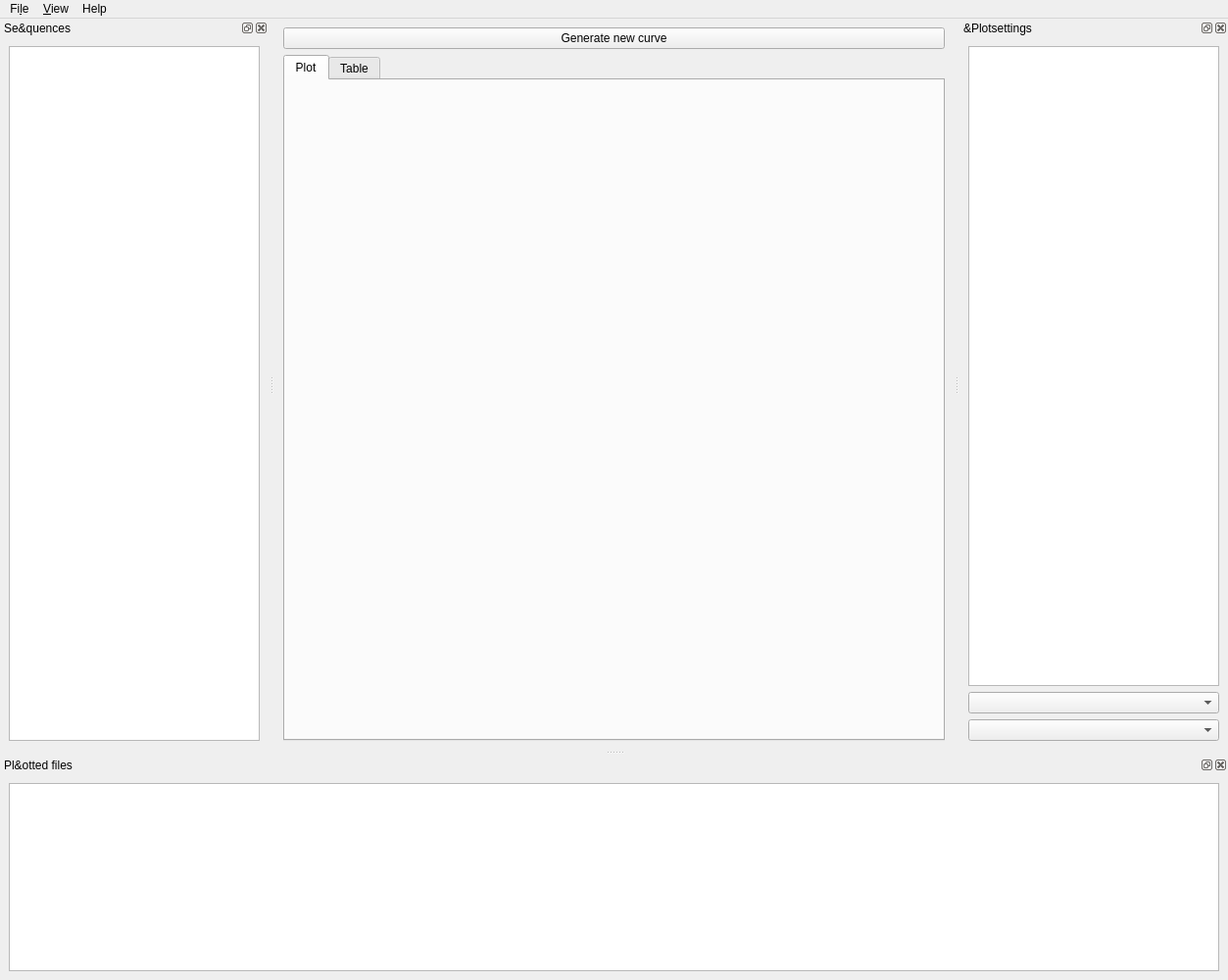
<?xml version="1.0" encoding="UTF-8"?>
<ui version="4.0">
 <class>mainWindow</class>
 <widget class="QMainWindow" name="mainWindow">
  <property name="geometry">
   <rect>
    <x>0</x>
    <y>0</y>
    <width>1253</width>
    <height>1000</height>
   </rect>
  </property>
  <property name="windowTitle">
   <string>RD Plot</string>
  </property>
  <widget class="QWidget" name="centralwidget">
   <property name="sizePolicy">
    <sizepolicy hsizetype="Expanding" vsizetype="Expanding">
     <horstretch>0</horstretch>
     <verstretch>0</verstretch>
    </sizepolicy>
   </property>
   <layout class="QGridLayout" name="gridLayout" rowstretch="0,0" columnstretch="0">
    <item row="1" column="0">
     <widget class="QTabWidget" name="tabWidget">
      <property name="focusPolicy">
       <enum>Qt::TabFocus</enum>
      </property>
      <property name="currentIndex">
       <number>0</number>
      </property>
      <widget class="QWidget" name="tab_3">
       <attribute name="title">
        <string>Plot</string>
       </attribute>
       <layout class="QGridLayout" name="gridLayout_4">
        <item row="0" column="0">
         <widget class="QSplitter" name="splitter_2">
          <property name="sizePolicy">
           <sizepolicy hsizetype="Expanding" vsizetype="Expanding">
            <horstretch>0</horstretch>
            <verstretch>0</verstretch>
           </sizepolicy>
          </property>
          <property name="orientation">
           <enum>Qt::Vertical</enum>
          </property>
          <widget class="QSplitter" name="splitter">
           <property name="sizePolicy">
            <sizepolicy hsizetype="Expanding" vsizetype="Expanding">
             <horstretch>0</horstretch>
             <verstretch>0</verstretch>
            </sizepolicy>
           </property>
           <property name="frameShape">
            <enum>QFrame::NoFrame</enum>
           </property>
           <property name="orientation">
            <enum>Qt::Horizontal</enum>
           </property>
           <property name="opaqueResize">
            <bool>true</bool>
           </property>
           <property name="childrenCollapsible">
            <bool>true</bool>
           </property>
           <widget class="QWidget" name="plotsFrame" native="true">
            <property name="sizePolicy">
             <sizepolicy hsizetype="Expanding" vsizetype="Expanding">
              <horstretch>0</horstretch>
              <verstretch>0</verstretch>
             </sizepolicy>
            </property>
           </widget>
          </widget>
         </widget>
        </item>
       </layout>
      </widget>
      <widget class="QWidget" name="tab_4">
       <property name="sizePolicy">
        <sizepolicy hsizetype="Expanding" vsizetype="Expanding">
         <horstretch>0</horstretch>
         <verstretch>0</verstretch>
        </sizepolicy>
       </property>
       <attribute name="title">
        <string>Table</string>
       </attribute>
       <layout class="QGridLayout" name="gridLayout_3">
        <item row="0" column="0">
         <widget class="QTableWidget" name="tableWidget">
          <property name="sizePolicy">
           <sizepolicy hsizetype="Expanding" vsizetype="Expanding">
            <horstretch>0</horstretch>
            <verstretch>0</verstretch>
           </sizepolicy>
          </property>
          <property name="font">
           <font>
            <weight>50</weight>
            <bold>false</bold>
           </font>
          </property>
          <property name="layoutDirection">
           <enum>Qt::LeftToRight</enum>
          </property>
          <property name="autoFillBackground">
           <bool>false</bool>
          </property>
          <property name="styleSheet">
           <string notr="true">QTableWidget{
background-color: transparent;
gridline-color: grey;
}
QTableWidget::item {
background-color: white;
}
QTableWidget::item:selected {
background-color: grey;
}

QHeaderView {
background-color: transparent;
gridline-color: grey;
}
QHeaderView::section{
border-top: 1px solid;
border-top-color: grey;
border-left:1px solid;
border-left-color: grey;
border-bottom: 1px solid;
border-bottom-color: grey;
border-right: 1px solid;
border-right-color: grey;
padding: 4px;
}
</string>
          </property>
          <property name="frameShape">
           <enum>QFrame::NoFrame</enum>
          </property>
          <property name="frameShadow">
           <enum>QFrame::Sunken</enum>
          </property>
          <property name="selectionBehavior">
           <enum>QAbstractItemView::SelectItems</enum>
          </property>
          <property name="showGrid">
           <bool>true</bool>
          </property>
          <property name="sortingEnabled">
           <bool>false</bool>
          </property>
          <property name="wordWrap">
           <bool>true</bool>
          </property>
          <property name="cornerButtonEnabled">
           <bool>true</bool>
          </property>
          <property name="rowCount">
           <number>0</number>
          </property>
          <property name="columnCount">
           <number>0</number>
          </property>
          <attribute name="horizontalHeaderVisible">
           <bool>false</bool>
          </attribute>
          <attribute name="horizontalHeaderCascadingSectionResizes">
           <bool>true</bool>
          </attribute>
          <attribute name="horizontalHeaderHighlightSections">
           <bool>false</bool>
          </attribute>
          <attribute name="horizontalHeaderShowSortIndicator" stdset="0">
           <bool>false</bool>
          </attribute>
          <attribute name="horizontalHeaderStretchLastSection">
           <bool>false</bool>
          </attribute>
          <attribute name="verticalHeaderVisible">
           <bool>false</bool>
          </attribute>
          <attribute name="verticalHeaderHighlightSections">
           <bool>false</bool>
          </attribute>
          <attribute name="verticalHeaderStretchLastSection">
           <bool>false</bool>
          </attribute>
         </widget>
        </item>
       </layout>
      </widget>
     </widget>
    </item>
    <item row="0" column="0">
     <widget class="QPushButton" name="pushButton_newcurve">
      <property name="toolTip">
       <string notr="true" extracomment="Choose at least four points and plotsettings to generate curve">&lt;html&gt;&lt;head/&gt;&lt;body&gt;&lt;p&gt;Choose at least 4 points and the plotsettings, then generate new curve&lt;/p&gt;&lt;/body&gt;&lt;/html&gt;</string>
      </property>
      <property name="toolTipDuration">
       <number>0</number>
      </property>
      <property name="statusTip">
       <string extracomment="Choose at least four points and plotsettings to generate curve"/>
      </property>
      <property name="whatsThis">
       <string extracomment="Choose at least four points and plotsettings to generate curve"/>
      </property>
      <property name="text">
       <string>Generate new curve</string>
      </property>
     </widget>
    </item>
   </layout>
  </widget>
  <widget class="QDockWidget" name="plotsettings">
   <property name="enabled">
    <bool>true</bool>
   </property>
   <property name="sizePolicy">
    <sizepolicy hsizetype="Preferred" vsizetype="Preferred">
     <horstretch>0</horstretch>
     <verstretch>0</verstretch>
    </sizepolicy>
   </property>
   <property name="minimumSize">
    <size>
     <width>200</width>
     <height>192</height>
    </size>
   </property>
   <property name="autoFillBackground">
    <bool>true</bool>
   </property>
   <property name="allowedAreas">
    <set>Qt::AllDockWidgetAreas</set>
   </property>
   <property name="windowTitle">
    <string>&amp;Plotsettings</string>
   </property>
   <attribute name="dockWidgetArea">
    <number>2</number>
   </attribute>
   <widget class="QWidget" name="dockWidgetContents_2">
    <layout class="QVBoxLayout" name="verticalLayout_3">
     <item>
      <widget class="QTreeView" name="variableTreeView">
       <property name="selectionMode">
        <enum>QAbstractItemView::ExtendedSelection</enum>
       </property>
       <property name="rootIsDecorated">
        <bool>true</bool>
       </property>
       <attribute name="headerVisible">
        <bool>false</bool>
       </attribute>
      </widget>
     </item>
     <item>
      <widget class="QComboBox" name="combo_interp">
       <property name="currentText">
        <string/>
       </property>
      </widget>
     </item>
     <item>
      <widget class="QComboBox" name="combo_rate_psnr"/>
     </item>
    </layout>
   </widget>
  </widget>
  <widget class="QMenuBar" name="menubar">
   <property name="geometry">
    <rect>
     <x>0</x>
     <y>0</y>
     <width>1253</width>
     <height>25</height>
    </rect>
   </property>
   <widget class="QMenu" name="menuFile">
    <property name="title">
     <string>Fi&amp;le</string>
    </property>
    <addaction name="actionOpen_File"/>
    <addaction name="separator"/>
    <addaction name="actionOpen_Directory"/>
    <addaction name="actionOpen_Directory_List"/>
    <addaction name="separator"/>
    <addaction name="actionSave_Table"/>
    <addaction name="actionExport_TableWidget"/>
    <addaction name="separator"/>
    <addaction name="actionSave_Data"/>
   </widget>
   <widget class="QMenu" name="menuView">
    <property name="title">
     <string>&amp;View</string>
    </property>
    <addaction name="actionHide_Sequence"/>
    <addaction name="actionHide_PlotSettings"/>
    <addaction name="actionHide_Status"/>
   </widget>
   <widget class="QMenu" name="menuHelp">
    <property name="title">
     <string>Help</string>
    </property>
    <addaction name="action_About"/>
   </widget>
   <addaction name="menuFile"/>
   <addaction name="menuView"/>
   <addaction name="menuHelp"/>
  </widget>
  <widget class="QDockWidget" name="sequenceWidget">
   <property name="allowedAreas">
    <set>Qt::AllDockWidgetAreas</set>
   </property>
   <property name="windowTitle">
    <string>Se&amp;quences</string>
   </property>
   <attribute name="dockWidgetArea">
    <number>1</number>
   </attribute>
   <widget class="QWidget" name="dockWidgetContents">
    <layout class="QVBoxLayout" name="verticalLayout_2">
     <item>
      <widget class="SimDataItemTreeView" name="simDataItemTreeView">
       <property name="dragEnabled">
        <bool>false</bool>
       </property>
       <property name="dragDropMode">
        <enum>QAbstractItemView::DropOnly</enum>
       </property>
       <property name="defaultDropAction">
        <enum>Qt::IgnoreAction</enum>
       </property>
       <property name="alternatingRowColors">
        <bool>true</bool>
       </property>
       <property name="selectionMode">
        <enum>QAbstractItemView::ExtendedSelection</enum>
       </property>
       <property name="selectionBehavior">
        <enum>QAbstractItemView::SelectRows</enum>
       </property>
       <property name="rootIsDecorated">
        <bool>true</bool>
       </property>
       <property name="headerHidden">
        <bool>true</bool>
       </property>
      </widget>
     </item>
    </layout>
   </widget>
  </widget>
  <widget class="QDockWidget" name="statusWidget">
   <property name="windowTitle">
    <string>Pl&amp;otted files</string>
   </property>
   <attribute name="dockWidgetArea">
    <number>8</number>
   </attribute>
   <widget class="QWidget" name="dockWidgetContents_3">
    <layout class="QVBoxLayout" name="verticalLayout">
     <item>
      <widget class="PlottedFilesListView" name="simDataItemListView">
       <property name="selectionMode">
        <enum>QAbstractItemView::ExtendedSelection</enum>
       </property>
      </widget>
     </item>
    </layout>
   </widget>
  </widget>
  <action name="actionOpen_File">
   <property name="text">
    <string>&amp;Open File (RD-Data or Log)</string>
   </property>
  </action>
  <action name="actionOpen_Directory">
   <property name="text">
    <string>Open &amp;Directory</string>
   </property>
   <property name="shortcut">
    <string>Ctrl+O</string>
   </property>
  </action>
  <action name="actionSave_Plot">
   <property name="text">
    <string>&amp;Save Plot</string>
   </property>
  </action>
  <action name="actionHide_Sequence">
   <property name="checkable">
    <bool>true</bool>
   </property>
   <property name="checked">
    <bool>false</bool>
   </property>
   <property name="text">
    <string>Hide &amp;Sequences</string>
   </property>
  </action>
  <action name="actionHide_PlotSettings">
   <property name="checkable">
    <bool>true</bool>
   </property>
   <property name="text">
    <string>Hide &amp;Plotsettings</string>
   </property>
  </action>
  <action name="actionSave_all_Plots">
   <property name="text">
    <string>Save all &amp;Plots</string>
   </property>
  </action>
  <action name="actionExit">
   <property name="text">
    <string>&amp;Exit</string>
   </property>
  </action>
  <action name="actionOpen_Sequence">
   <property name="text">
    <string>Ope&amp;n Sequence</string>
   </property>
  </action>
  <action name="actionHide_Status">
   <property name="checkable">
    <bool>true</bool>
   </property>
   <property name="text">
    <string>&amp;Hide Status</string>
   </property>
  </action>
  <action name="actionSave_Table">
   <property name="text">
    <string>&amp;Save Table</string>
   </property>
  </action>
  <action name="actionExport_TableWidget">
   <property name="text">
    <string>&amp;Export table view ... as</string>
   </property>
  </action>
  <action name="actionSave_Data">
   <property name="text">
    <string>Sa&amp;ve selected data ... as</string>
   </property>
   <property name="shortcut">
    <string>Ctrl+S</string>
   </property>
  </action>
  <action name="actionOpen_Directory_List">
   <property name="text">
    <string>O&amp;pen Directory List</string>
   </property>
  </action>
  <action name="action_About">
   <property name="text">
    <string>&amp;About</string>
   </property>
  </action>
 </widget>
 <customwidgets>
  <customwidget>
   <class>SimDataItemTreeView</class>
   <extends>QTreeView</extends>
   <header>rdplot.view</header>
  </customwidget>
  <customwidget>
   <class>PlottedFilesListView</class>
   <extends>QListView</extends>
   <header>rdplot.view</header>
  </customwidget>
 </customwidgets>
 <resources/>
 <connections/>
</ui>
